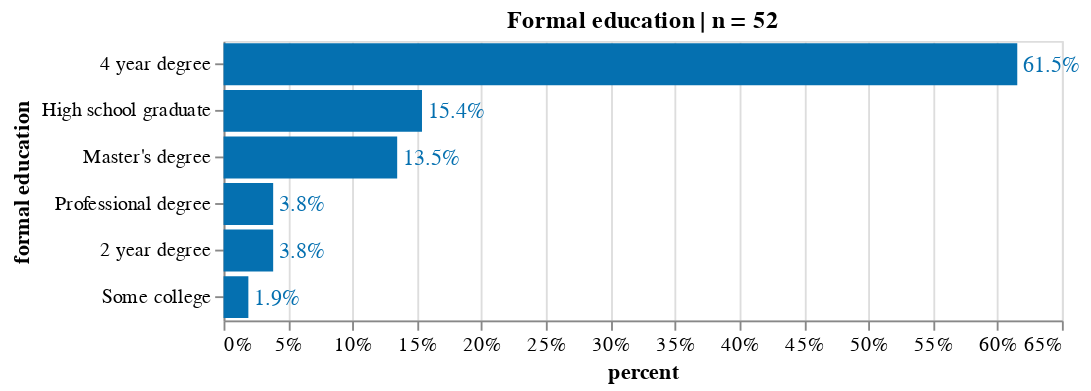

Source (notebook cell):
### Code cell
source = count_freq_labels(df, X="formal education") 
title = 'Formal education | n = '+ source['counts'].sum().astype(str)
X, Y = 'percent:Q', 'formal education:N'
w, h= 450, 150
txs, ls, ts = 12, 11, 12

chart_formal_education= simple_per_bar(
    source, title=title, X=X, Y=Y,\
    width=w, height=h, \
    text_size = txs, label_size = ls, title_size=ts)
chart_formal_education.display(renderer='svg')

### Figure 1 — Vega-Lite specification as saved in the notebook (floating-point values rounded to 4 significant figures)
{"config": {"view": {"continuousWidth": 400, "continuousHeight": 300}, "axis": {"labelFontSize": 11, "titleFontSize": 12}}, "layer": [{"mark": "bar", "encoding": {"color": {"condition": {"value": "orange", "test": "(datum.emotion === null)"}, "value": "#0570b0"}, "x": {"type": "quantitative", "axis": {"format": ".0%"}, "field": "percent"}, "y": {"type": "nominal", "field": "formal education", "sort": "-x"}}, "title": "Formal education | n = 52"}, {"mark": {"type": "text", "align": "left", "baseline": "middle", "dx": 3, "fontSize": 12}, "encoding": {"color": {"condition": {"value": "orange", "test": "(datum.emotion === null)"}, "value": "#0570b0"}, "text": {"type": "quantitative", "field": "percent", "format": ".1%"}, "x": {"type": "quantitative", "axis": {"format": ".0%"}, "field": "percent"}, "y": {"type": "nominal", "field": "formal education", "sort": "-x"}}, "title": "Formal education | n = 52"}], "data": {"name": "data-18ff2815d0674905f494b720c0f3c450"}, "height": 150, "width": 450, "$schema": "https://vega.github.io/schema/vega-lite/v4.8.1.json", "datasets": {"data-18ff2815d0674905f494b720c0f3c450": [{"counts": 32, "formal education": "4 year degree", "percent": 0.6154}, {"counts": 8, "formal education": "High school graduate", "percent": 0.1538}, {"counts": 7, "formal education": "Master's degree", "percent": 0.1346}, {"counts": 2, "formal education": "Professional degree", "percent": 0.03846}, {"counts": 2, "formal education": "2 year degree", "percent": 0.03846}, {"counts": 1, "formal education": "Some college", "percent": 0.01923}]}}
